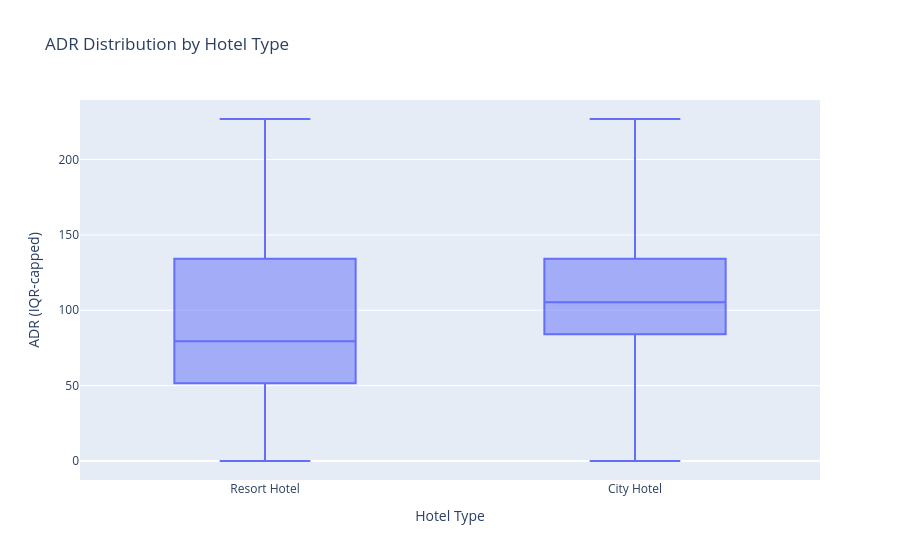

Notebook code cell kept with this figure:
### Markdown cell above
## 11. ADR Distribution by Hotel Type

### Code cell
fig = px.box(
    df,
    x="hotel",
    y="adr_clean",
    points=False,
    title="ADR Distribution by Hotel Type",
    labels={"hotel": "Hotel Type", "adr_clean": "ADR (IQR-capped)"}
)
fig.show()

adr_medians = (
    df.groupby("hotel", observed=False)["adr"]
      .median()
      .sort_values(ascending=False)
)

print(
    f"Observation: {adr_medians.index[0]} has the higher median ADR "
    f"at {adr_medians.iloc[0]:.2f}."
)

### Figure 1 — Plotly figure (JSON) as saved in the notebook; plotly's stock layout.template omitted (floating-point values rounded to 4 significant figures; data arrays with more than 128 entries replaced by an {"elided": "..."} marker saying what was removed)
{"data": [{"alignmentgroup": "True", "boxpoints": false, "hovertemplate": "Hotel Type=%{x}<br>ADR (IQR-capped)=%{y}<extra></extra>", "legendgroup": "", "marker": {"color": "#636efa"}, "name": "", "notched": false, "offsetgroup": "", "orientation": "v", "showlegend": false, "type": "box", "x": {"elided": "87230 str values"}, "x0": " ", "xaxis": "x", "y": {"elided": "87230 float values"}, "y0": " ", "yaxis": "y"}], "layout": {"boxmode": "group", "legend": {"tracegroupgap": 0}, "title": {"text": "ADR Distribution by Hotel Type"}, "xaxis": {"anchor": "y", "domain": [0, 1], "title": {"text": "Hotel Type"}}, "yaxis": {"anchor": "x", "domain": [0, 1], "title": {"text": "ADR (IQR-capped)"}}}}
